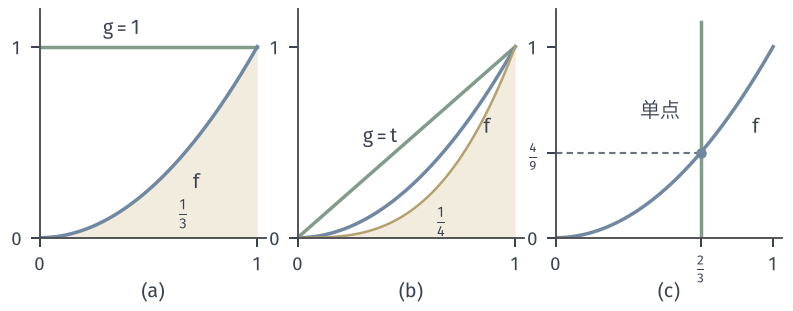

The Python source for this figure:
from pathlib import Path
import sys
ROOT = next(p for p in Path(__file__).resolve().parents if (p/"build.sh").is_file() and (p/"tex/book.tex").is_file())
sys.path.insert(0, str(ROOT/"figures/00-shared/mathematical-preliminaries-upper/00-shared/comprehension-figures"))
from support import figure, save, BLUE, GREEN, YELLOW, RED, PURPLE, INK, MUTED, GRID, BLUE_FILL, GREEN_FILL, YELLOW_FILL, RED_FILL, PURPLE_FILL
import numpy as np

# 三种读取作用于 f(t)=t^2：g=1 给 1/3，g=t 给 1/4，t0=2/3 处取值 4/9。
fig, axes = figure(width_mm=112, height_mm=44, ncols=3)
fig.set_layout_engine(None)
fig.subplots_adjust(left=.05, right=.985, top=.97, bottom=.235, wspace=.14)
t = np.linspace(0, 1, 500)
f = t**2
for a in axes:
    a.set_xlim(0, 1.04); a.set_ylim(0, 1.2)
    a.set_xticks([0, 1]); a.set_yticks([0, 1])
a = axes[0]
a.fill_between(t, 0, f, color=YELLOW_FILL, lw=0)
a.plot(t, np.ones_like(t), color=GREEN, lw=1.4); a.plot(t, f, color=BLUE, lw=1.4)
a.text(.38, 1.04, '$g=1$', color=INK, ha='center', va='bottom'); a.text(.72, .26, '$f$', ha='center', color=INK); a.text(.66, .09, r'$\frac{1}{3}$', ha='center', color=INK)
a = axes[1]
a.fill_between(t, 0, t*f, color=YELLOW_FILL, lw=0)
a.plot(t, t, color=GREEN, lw=1.4); a.plot(t, f, color=BLUE, lw=1.4)
a.plot(t, t*f, color=YELLOW, lw=1.0)
a.text(.38, .47, '$g=t$', ha='center', va='bottom'); a.text(.87, .55, '$f$', ha='center'); a.text(.66, .05, r'$\frac{1}{4}$', ha='center'); 
a = axes[2]
a.plot(t, f, color=BLUE, lw=1.4)
x0 = 2/3
a.plot([x0, x0], [0, 1.13], color=GREEN, lw=1.4)
a.plot([0, x0], [x0**2, x0**2], color=MUTED, lw=.85, ls=(0, (3, 2)))
a.plot([x0], [x0**2], 'o', color=BLUE, ms=4.2, mew=0, zorder=4)
a.set_xticks([0, x0, 1]); a.set_xticklabels(['0', r'$\frac{2}{3}$', '1'])
a.set_yticks([0, 4/9, 1]); a.set_yticklabels(['0', r'$\frac{4}{9}$', '1'])
a.tick_params(axis='y', labelleft=True)
a.text(.48, .63, '单点', ha='center', color=INK); a.text(.92, .55, '$f$', ha='center')
for ax, s in zip(axes, '(a) (b) (c)'.split()):
    q = ax.get_position(); fig.text((q.x0+q.x1)/2, .03, s, ha='center', va='bottom')
save(fig, Path(__file__).resolve().parent, 'figure', {'formula': 'f(t)=t^2; int f=1/3; int t f=1/4; f(2/3)=4/9'})
